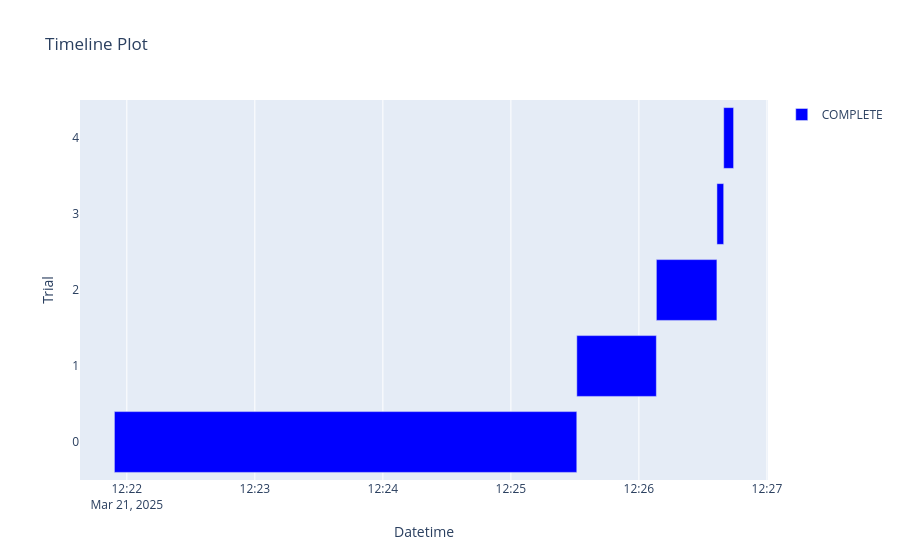

The notebook cell saved with this chart:
### Code cell
fig_timeline = optuna.visualization.plot_timeline(studyCB)
show(fig_timeline)

### Figure 1 — Plotly figure (JSON) as saved in the notebook; plotly's stock layout.template omitted (floating-point values rounded to 4 significant figures)
{"data": [{"base": ["2025-03-21T12:21:54.179137", "2025-03-21T12:25:30.888468", "2025-03-21T12:26:08.182027", "2025-03-21T12:26:36.560087", "2025-03-21T12:26:39.734640"], "hovertemplate": "%{text}<extra>COMPLETE</extra>", "marker": {"color": "blue"}, "name": "COMPLETE", "orientation": "h", "text": ["{<br>  \"number\": 0,<br>  \"values\": [<br>    0.007966923404171268<br>  ],<br>  \"params\": {<br>    \"n_estimators\": 4400,<br>    \"learning_rate\": 0.013672272010583256,<br>    \"max_depth\": 8,<br>    \"subsample\": 0.9000000000000001,<br>    \"l2_leaf_reg\": 7.4,<br>    \"early_stopping_rounds\": 70<br>  }<br>}", "{<br>  \"number\": 1,<br>  \"values\": [<br>    0.007937292187296146<br>  ],<br>  \"params\": {<br>    \"n_estimators\": 4750,<br>    \"learning_rate\": 0.08983884841348444,<br>    \"max_depth\": 6,<br>    \"subsample\": 0.5,<br>    \"l2_leaf_reg\": 7.4,<br>    \"early_stopping_rounds\": 50<br>  }<br>}", "{<br>  \"number\": 2,<br>  \"values\": [<br>    0.008317413399713126<br>  ],<br>  \"params\": {<br>    \"n_estimators\": 4750,<br>    \"learning_rate\": 0.10796372702800998,<br>    \"max_depth\": 3,<br>    \"subsample\": 0.6000000000000001,<br>    \"l2_leaf_reg\": 5.6000000000000005,<br>    \"early_stopping_rounds\": 95<br>  }<br>}", "{<br>  \"number\": 3,<br>  \"values\": [<br>    0.009231339000475545<br>  ],<br>  \"params\": {<br>    \"n_estimators\": 1750,<br>    \"learning_rate\": 0.18783543173259876,<br>    \"max_depth\": 5,<br>    \"subsample\": 0.30000000000000004,<br>    \"l2_leaf_reg\": 3.6,<br>    \"early_stopping_rounds\": 15<br>  }<br>}", "{<br>  \"number\": 4,<br>  \"values\": [<br>    0.008967904024055888<br>  ],<br>  \"params\": {<br>    \"n_estimators\": 2650,<br>    \"learning_rate\": 0.10764416992182764,<br>    \"max_depth\": 5,<br>    \"subsample\": 0.5,<br>    \"l2_leaf_reg\": 6.6000000000000005,<br>    \"early_stopping_rounds\": 10<br>  }<br>}"], "textposition": "none", "type": "bar", "x": [216700.0, 37290.0, 28380.0, 3175.0, 4646.0], "y": [0, 1, 2, 3, 4]}], "layout": {"showlegend": true, "title": {"text": "Timeline Plot"}, "xaxis": {"title": {"text": "Datetime"}, "type": "date"}, "yaxis": {"title": {"text": "Trial"}}}}
